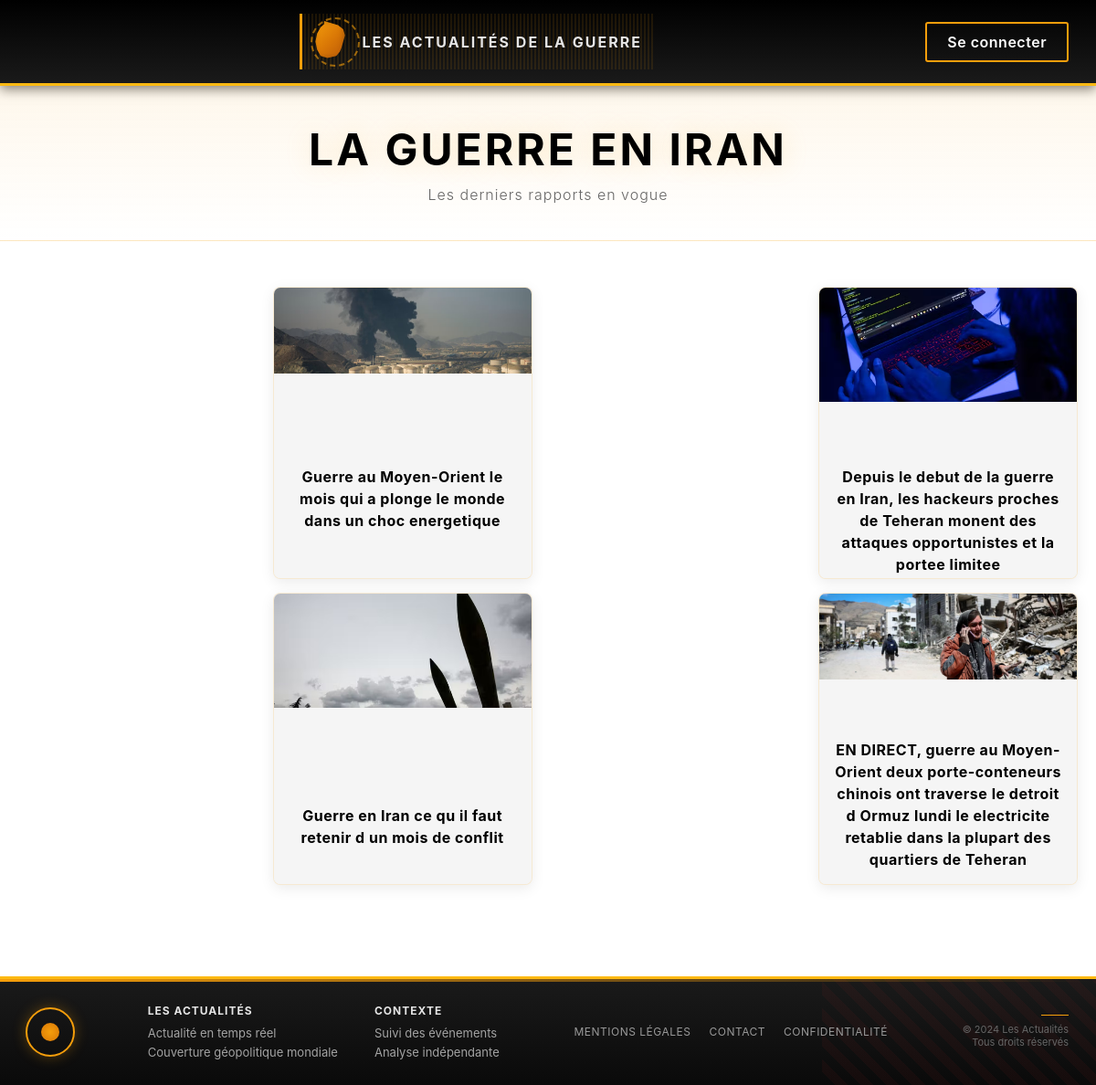
The page / on the database its author committed.
### tables this page shows
CREATE TABLE IF NOT EXISTS articles (
    id INT AUTO_INCREMENT PRIMARY KEY,
    titre VARCHAR(255),
    html TEXT
);

CREATE TABLE IF NOT EXISTS article_images (
    id INT AUTO_INCREMENT PRIMARY KEY,
    article_id INT,
    chemin VARCHAR(255),
    alt TEXT,
    CONSTRAINT fk_article_images_article FOREIGN KEY (article_id) REFERENCES articles(id)
);

### backoffice/dao/ArticleDAO.php (called while the page is built, shortened)
<?php
require_once __DIR__ . '/../models/Article.php';
class ArticleDAO
{
    protected $pdo;
    public function __construct($pdo = null)
    {
        $this->pdo = $pdo ?: getPDO();
    }
    public function findAllWithPagination(int $limit = 20, int $offset = 0): array
    {
        try {
            $stmt = $this->pdo->prepare('SELECT id, titre, date_publication, auteur FROM articles ORDER BY id DESC LIMIT :limit OFFSET :offset');
            $stmt->bindValue(':limit', $limit, PDO::PARAM_INT);
            $stmt->bindValue(':offset', $offset, PDO::PARAM_INT);
            $stmt->execute();
            $rows = $stmt->fetchAll();
            $list = [];
            foreach ($rows as $r) {
                $list[] = Article::fromArray($r);
            }
            return $list;
        } catch (PDOException $e) {
            throw new RuntimeException('Failed to fetch paginated articles: ' . $e->getMessage());
        }
    }
}

### backoffice/models/Article.php (called while the page is built, shortened)
<?php
class Article
{
    public static function fromArray($row)
    {
        $a = new self();
        $a->id = isset($row['id']) ? (int)$row['id'] : null;
        $a->titre = isset($row['titre']) ? $row['titre'] : null;
        $a->html = isset($row['html']) ? $row['html'] : null;
        $a->date_publication = isset($row['date_publication']) ? $row['date_publication'] : null;
        $a->auteur = isset($row['auteur']) ? (int)$row['auteur'] : null;
        return $a;
    }
}

### backoffice/dao/ArticleImageDAO.php (called while the page is built, shortened)
<?php
require_once __DIR__ . '/../models/ArticleImage.php';
class ArticleImageDAO
{
    protected $pdo;
    public function __construct($pdo = null)
    {
        $this->pdo = $pdo ?: getPDO();
    }
    public function findAllByArticle($articleId)
    {
        try {
            $stmt = $this->pdo->prepare('SELECT * FROM article_images WHERE article_id = :aid');
            $stmt->execute([':aid' => $articleId]);
            $rows = $stmt->fetchAll();
            $list = [];
            foreach ($rows as $r) {
                $list[] = ArticleImage::fromArray($r);
            }
            return $list;
        } catch (PDOException $e) {
            throw new RuntimeException('Failed to fetch images: ' . $e->getMessage());
        }
    }
}

### index.php (the view, shortened to what this page needs)
<?php
require_once __DIR__ . '/backoffice/dao/ArticleDAO.php';
require_once __DIR__ . '/backoffice/dao/ArticleImageDAO.php';
$articles = [];
try {
    $pdo = getPDO();
    $articleDao = new ArticleDAO($pdo);
    $articleImageDao = new ArticleImageDAO($pdo);
    $articles = $articleDao->findAllWithPagination(10, 0);
    $articles = array_map(function($a) use ($articleImageDao) {
        $a->images = $articleImageDao->findAllByArticle($a->id);
        return $a;
    }, $articles);
} catch (Exception $e) {
    throw new RuntimeException('Erreur de connexion à la base de données : ' . $e->getMessage(), 0, $e);
}
?>
<!DOCTYPE html>
<html lang="en">
<head>
    <link rel="stylesheet" href="/css/index.css">
    <link rel="stylesheet" href="/css/header.css">
    <link rel="stylesheet" href="/css/footer.css">
</head>
<body>
    <?php include __DIR__ . '/component/header.php'; ?>
    <div class="page-header">
        <h1>La Guerre en Iran</h1>
        <p>Les derniers rapports en vogue</p>
    </div>
    <main class="articles-grid">
        <?php foreach ($articles as $i => $a): ?>
            <a href="/article/<?= preg_replace('/\s+/', '-', $a->titre) ?>-<?= $a->id ?>.html">
            <article class="article-card card-size-1">
                <div class="card-image">
                    <?php if (isset($a->images) && !empty($a->images)): ?>
                        <?= $a->images[0]->miniature(400, 300) ?>
                    <?php else: ?>
                        <div class="placeholder-image"></div>
                    <?php endif; ?>
                </div>
                <div class="card-content">
                    <h2><a href="/article/<?= preg_replace('/\s+/', '-', $a->titre) ?>-<?= $a->id ?>.html"><?= htmlspecialchars($a->titre) ?></a></h2>
                </div>
            </article>
            </a>
        <?php endforeach; ?>
    </main>
    <?php include __DIR__ . '/component/footer.php'; ?>
</body>
</html>

### component/header.php (shortened to what this page needs)
<div class="header">
    <h2 class="logo">Les Actualités de la Guerre</h2>
    <a href="backoffice/pages/login/index.php" id="login-link" >Se connecter</a>
</div>

### backoffice/models/ArticleImage.php (shortened to what this page needs)
<?php
class ArticleImage
{
    public $chemin;
    public $alt;
    public function __construct($id = null, $article_id = null, $chemin = null, $alt = null)
    {
        $this->chemin = $chemin;
        $this->alt = $alt;
    }
    public static function fromArray($row)
    {
        $i = new self();
        $i->id = isset($row['id']) ? (int)$row['id'] : null;
        $i->article_id = isset($row['article_id']) ? (int)$row['article_id'] : null;
        $i->chemin = isset($row['chemin']) ? $row['chemin'] : null;
        $i->alt = isset($row['alt']) ? $row['alt'] : null;
        return $i;
    }
    public function miniature(int $width = 150, int $height = 150): string
    {
        return "<img src=\"{$this->chemin}\" alt=\"{$this->alt}\" width=\"{$width}\" height=\"{$height}\">";
    }
}

### component/footer.php
<footer class="footer">
    <div class="footer-seal"></div>
    <div class="footer-content">
        <div class="footer-info">
            <strong>Les Actualités</strong>
            Actualité en temps réel<br>
            Couverture géopolitique mondiale
        </div>
        <div class="footer-info">
            <strong>Contexte</strong>
            Suivi des événements<br>
            Analyse indépendante
        </div>
    </div>
    <div class="footer-links">
        <a href="#mentions">Mentions légales</a>
        <a href="#contact">Contact</a>
        <a href="#privacy">Confidentialité</a>
    </div>
    <div class="footer-copyright">
        © 2024 Les Actualités<br>
        Tous droits réservés
    </div>
</footer>

### css/index.css (style rules this page uses)
* { margin: 0; padding: 0; box-sizing: border-box; }
html, body { margin: 0; padding: 0; }
body { background: #ffffff; color: #000; font-family: -apple-system, BlinkMacSystemFont, 'Segoe UI', Roboto, sans-serif; }
main { margin: 0; padding: 0; }
.page-header { text-align: center; padding: 40px 20px; background: linear-gradient(180deg, rgba(245, 158, 11, 0.08) 0%, transparent 100%); border-bottom: 1px solid rgba(245, 158, 11, 0.2); margin-bottom: 50px; }
.page-header h1 { font-size: 48px; font-weight: 700; text-transform: uppercase; letter-spacing: 3px; margin-bottom: 10px; color: #000; text-shadow: 0 0 30px rgba(245, 158, 11, 0.2); }
.page-header p { font-size: 16px; color: #666; letter-spacing: 1px; font-weight: 300; }
.articles-grid { display: grid; grid-template-columns: repeat(4, 1fr); gap: 15px; padding: 0 20px 0 0; margin: 0; margin-bottom: 100px; max-width: 100%; width: 100%; box-sizing: border-box; }
.article-card { position: relative; background: #f5f5f5; border-radius: 8px; overflow: hidden; transition: all 0.4s cubic-bezier(0.25, 0.46, 0.45, 0.94); border: 1px solid rgba(245, 158, 11, 0.15); cursor: pointer; display: flex; flex-direction: column; height: 400px; box-shadow: 0 4px 15px rgba(0, 0, 0, 0.08); }
.card-size-1, .card-size-2, .card-size-3, .card-size-4, .card-size-5 { grid-column: span 1; grid-row: span 1; height: 320px; }
.card-image { position: relative; width: 100%; height: 65%; overflow: hidden; background: #e8e8e8; flex-shrink: 0; }
.card-image img { width: 100%; height: 100%; object-fit: cover; transition: transform 0.5s ease; }
.card-content { padding: 18px 15px; display: flex; align-items: center; justify-content: center; height: 35%; flex-grow: 1; background: #f5f5f5; }
.card-content h2 { font-size: 16px; font-weight: 700; line-height: 1.5; text-align: center; letter-spacing: 0.5px; color: #000; }
.card-content a { color: #000; text-decoration: none; display: block; transition: color 0.3s ease; }
.article-card::before { content: ''; position: absolute; top: 0; left: 0; right: 0; height: 3px; background: linear-gradient(90deg, transparent, #F59E0B, transparent); opacity: 0; transition: opacity 0.3s ease; z-index: 10; }

### css/header.css (style rules this page uses)
.header { display: flex; justify-content: space-between; align-items: center; padding: 15px 30px; background: linear-gradient(180deg, #000000 0%, #1a1a1a 100%); border-bottom: 3px solid #FDB913; box-shadow: 0 4px 12px rgba(0, 0, 0, 0.5); }
.logo { display: flex; align-items: center; gap: 15px; font-size: 16px; font-weight: bold; color: #e5e5e5; text-transform: uppercase; letter-spacing: 2px; position: relative; }
.logo::before { content: ''; width: 38px; height: 45px; position: relative; background: linear-gradient(135deg, #F59E0B 0%, #D97706 50%, #B45309 100%); clip-path: polygon( 30% 0%, 70% 10%, 85% 20%, 90% 35%, 85% 50%, 80% 65%, 75% 75%, 65% 85%, 40% 90%, 20% 85%, 10% 70%, 5% 50%, 10% 30%, 20% 15%, 30% 8% ); box-shadow: inset -2px -2px 8px rgba(0, 0, 0, 0.4), 0 0 20px rgba(245, 158, 11, 0.5); }
.logo::after { content: ''; position: absolute; width: 50px; height: 50px; border: 2px dashed rgba(245, 158, 11, 0.6); border-radius: 50%; left: 9px; top: 50%; transform: translateY(-50%); animation: rotate 6s linear infinite; }
.logo { background: repeating-linear-gradient( 90deg, transparent, transparent 2px, rgba(245, 158, 11, 0.1) 2px, rgba(245, 158, 11, 0.1) 4px ); padding: 8px 12px; border-left: 3px solid #F59E0B; }
#login-link { color: #fcfcfc; padding: 10px 22px; text-decoration: none; border-radius: 3px; background: transparent; border: 2px solid #F59E0B; transition: all 0.3s ease; font-weight: 600; letter-spacing: 0.5px; }

### rows shown on the page
articles: article_images.chemin (picture), titre "Guerre au Moyen-Orient le mois qui a plonge le monde dans un choc energetique"
articles: article_images.chemin (picture), titre "Depuis le debut de la guerre en Iran, les hackeurs proches de Teheran monent des attaques opportunistes et la portee limitee"
articles: article_images.chemin (picture), titre "Guerre en Iran ce qu il faut retenir d un mois de conflit"
articles: article_images.chemin (picture), titre "EN DIRECT, guerre au Moyen-Orient deux porte-conteneurs chinois ont traverse le detroit d Ormuz lundi le electricite retablie dans la plupart des quartiers de Teheran"
